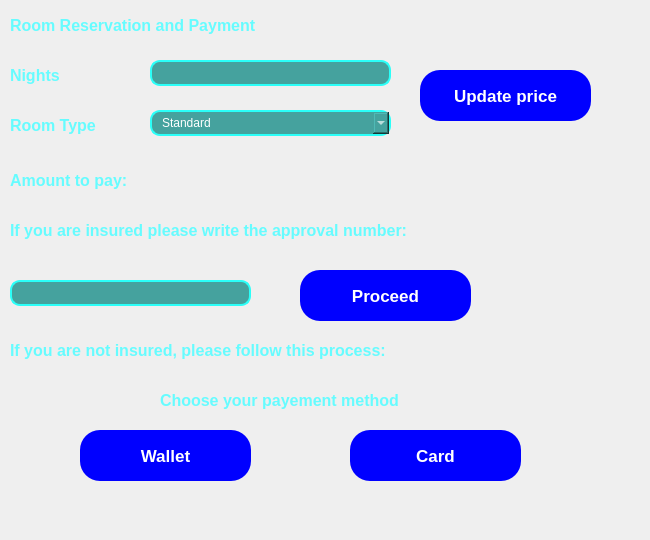
    <widget class="QWidget" name="RoomPayment_6">
     <widget class="QLabel" name="label_389">
      <property name="geometry">
       <rect>
        <x>10</x>
        <y>10</y>
        <width>321</width>
        <height>31</height>
       </rect>
      </property>
      <property name="font">
       <font>
        <pointsize>12</pointsize>
        <bold>true</bold>
       </font>
      </property>
      <property name="styleSheet">
       <string notr="true">color: rgb(102, 252, 255);
</string>
      </property>
      <property name="text">
       <string>Room Reservation and Payment</string>
      </property>
     </widget>
     <widget class="QLabel" name="label_390">
      <property name="geometry">
       <rect>
        <x>10</x>
        <y>60</y>
        <width>71</width>
        <height>31</height>
       </rect>
      </property>
      <property name="font">
       <font>
        <pointsize>12</pointsize>
        <bold>true</bold>
       </font>
      </property>
      <property name="styleSheet">
       <string notr="true">color: rgb(102, 252, 255);
</string>
      </property>
      <property name="text">
       <string>Nights</string>
      </property>
     </widget>
     <widget class="QLabel" name="label_391">
      <property name="geometry">
       <rect>
        <x>10</x>
        <y>110</y>
        <width>151</width>
        <height>31</height>
       </rect>
      </property>
      <property name="font">
       <font>
        <pointsize>12</pointsize>
        <bold>true</bold>
       </font>
      </property>
      <property name="styleSheet">
       <string notr="true">color: rgb(102, 252, 255);
</string>
      </property>
      <property name="text">
       <string>Room Type</string>
      </property>
     </widget>
     <widget class="QLineEdit" name="nights">
      <property name="geometry">
       <rect>
        <x>150</x>
        <y>60</y>
        <width>241</width>
        <height>26</height>
       </rect>
      </property>
      <property name="styleSheet">
       <string notr="true">QLineEdit
{
color: rgb(255, 255, 255);
border: 2px solid;
border-color: rgb(42, 255, 248);
background-color: rgb(69, 162, 158);
border-radius: 10px;
padding-left: 10px;
font: 11pt &quot;Segoe UI&quot;;
}</string>
      </property>
     </widget>
     <widget class="QComboBox" name="rType">
      <property name="geometry">
       <rect>
        <x>150</x>
        <y>110</y>
        <width>241</width>
        <height>26</height>
       </rect>
      </property>
      <property name="styleSheet">
       <string notr="true">

color: rgb(255, 255, 255);
border: 2px solid;
border-color: rgb(42, 255, 248);
background-color: rgb(69, 162, 158);
border-radius: 10px;
padding-left: 10px;
font: 11pt &quot;Segoe UI&quot;;

</string>
      </property>
      <item>
       <property name="text">
        <string>Standard</string>
       </property>
      </item>
      <item>
       <property name="text">
        <string>Suite</string>
       </property>
      </item>
      <item>
       <property name="text">
        <string>VIP</string>
       </property>
      </item>
     </widget>
     <widget class="QLabel" name="label_392">
      <property name="geometry">
       <rect>
        <x>10</x>
        <y>210</y>
        <width>511</width>
        <height>41</height>
       </rect>
      </property>
      <property name="font">
       <font>
        <pointsize>12</pointsize>
        <bold>true</bold>
       </font>
      </property>
      <property name="styleSheet">
       <string notr="true">color: rgb(102, 252, 255);</string>
      </property>
      <property name="text">
       <string>If you are insured please write the approval number:</string>
      </property>
     </widget>
     <widget class="QPushButton" name="rPaymentProceed">
      <property name="geometry">
       <rect>
        <x>300</x>
        <y>270</y>
        <width>171</width>
        <height>51</height>
       </rect>
      </property>
      <property name="font">
       <font>
        <pointsize>13</pointsize>
        <italic>false</italic>
        <bold>true</bold>
       </font>
      </property>
      <property name="styleSheet">
       <string notr="true">QPushButton
{
color: rgb(255, 255, 255);
background-color: rgb(0, 0, 255);
font: 700 13pt &quot;Segoe UI&quot;;
border-radius: 20px;
}</string>
      </property>
      <property name="text">
       <string>Proceed</string>
      </property>
     </widget>
     <widget class="QLabel" name="label_451">
      <property name="geometry">
       <rect>
        <x>10</x>
        <y>330</y>
        <width>511</width>
        <height>41</height>
       </rect>
      </property>
      <property name="font">
       <font>
        <pointsize>12</pointsize>
        <bold>true</bold>
       </font>
      </property>
      <property name="styleSheet">
       <string notr="true">color: rgb(102, 252, 255);</string>
      </property>
      <property name="text">
       <string>If you are not insured, please follow this process:</string>
      </property>
     </widget>
     <widget class="QLabel" name="label_452">
      <property name="geometry">
       <rect>
        <x>160</x>
        <y>380</y>
        <width>301</width>
        <height>41</height>
       </rect>
      </property>
      <property name="font">
       <font>
        <pointsize>12</pointsize>
        <bold>true</bold>
       </font>
      </property>
      <property name="styleSheet">
       <string notr="true">color: rgb(102, 252, 255);</string>
      </property>
      <property name="text">
       <string>Choose your payement method</string>
      </property>
     </widget>
     <widget class="QPushButton" name="pushButton_210">
      <property name="geometry">
       <rect>
        <x>80</x>
        <y>430</y>
        <width>171</width>
        <height>51</height>
       </rect>
      </property>
      <property name="font">
       <font>
        <pointsize>13</pointsize>
        <italic>false</italic>
        <bold>true</bold>
       </font>
      </property>
      <property name="styleSheet">
       <string notr="true">QPushButton
{
color: rgb(255, 255, 255);
background-color: rgb(0, 0, 255);
font: 700 13pt &quot;Segoe UI&quot;;
border-radius: 20px;
}</string>
      </property>
      <property name="text">
       <string>Wallet</string>
      </property>
     </widget>
     <widget class="QPushButton" name="pushButton_261">
      <property name="geometry">
       <rect>
        <x>350</x>
        <y>430</y>
        <width>171</width>
        <height>51</height>
       </rect>
      </property>
      <property name="font">
       <font>
        <pointsize>13</pointsize>
        <italic>false</italic>
        <bold>true</bold>
       </font>
      </property>
      <property name="styleSheet">
       <string notr="true">QPushButton
{
color: rgb(255, 255, 255);
background-color: rgb(0, 0, 255);
font: 700 13pt &quot;Segoe UI&quot;;
border-radius: 20px;
}</string>
      </property>
      <property name="text">
       <string>Card</string>
      </property>
     </widget>
     <widget class="QLineEdit" name="lineEdit_148">
      <property name="geometry">
       <rect>
        <x>10</x>
        <y>280</y>
        <width>241</width>
        <height>26</height>
       </rect>
      </property>
      <property name="styleSheet">
       <string notr="true">QLineEdit
{
color: rgb(255, 255, 255);
border: 2px solid;
border-color: rgb(42, 255, 248);
background-color: rgb(69, 162, 158);
border-radius: 10px;
padding-left: 10px;
font: 11pt &quot;Segoe UI&quot;;
}</string>
      </property>
     </widget>
     <widget class="QLabel" name="rPayment">
      <property name="geometry">
       <rect>
        <x>180</x>
        <y>160</y>
        <width>91</width>
        <height>41</height>
       </rect>
      </property>
      <property name="font">
       <font>
        <pointsize>12</pointsize>
        <bold>true</bold>
       </font>
      </property>
      <property name="styleSheet">
       <string notr="true">color: rgb(102, 252, 255);</string>
      </property>
      <property name="text">
       <string/>
      </property>
     </widget>
     <widget class="QLabel" name="prcdErr">
      <property name="geometry">
       <rect>
        <x>490</x>
        <y>270</y>
        <width>151</width>
        <height>41</height>
       </rect>
      </property>
      <property name="font">
       <font>
        <pointsize>7</pointsize>
        <bold>true</bold>
       </font>
      </property>
      <property name="styleSheet">
       <string notr="true">color: rgb(102, 252, 255);</string>
      </property>
      <property name="text">
       <string/>
      </property>
     </widget>
     <widget class="QPushButton" name="updatePrice">
      <property name="geometry">
       <rect>
        <x>420</x>
        <y>70</y>
        <width>171</width>
        <height>51</height>
       </rect>
      </property>
      <property name="font">
       <font>
        <pointsize>13</pointsize>
        <italic>false</italic>
        <bold>true</bold>
       </font>
      </property>
      <property name="styleSheet">
       <string notr="true">QPushButton
{
color: rgb(255, 255, 255);
background-color: rgb(0, 0, 255);
font: 700 13pt &quot;Segoe UI&quot;;
border-radius: 20px;
}</string>
      </property>
      <property name="text">
       <string>Update price</string>
      </property>
     </widget>
     <widget class="QLabel" name="prcdErr_2">
      <property name="geometry">
       <rect>
        <x>170</x>
        <y>490</y>
        <width>271</width>
        <height>41</height>
       </rect>
      </property>
      <property name="font">
       <font>
        <pointsize>9</pointsize>
        <bold>true</bold>
       </font>
      </property>
      <property name="styleSheet">
       <string notr="true">color: rgb(102, 252, 255);</string>
      </property>
      <property name="text">
       <string/>
      </property>
     </widget>
     <widget class="QLabel" name="rPayment_2">
      <property name="geometry">
       <rect>
        <x>10</x>
        <y>160</y>
        <width>151</width>
        <height>41</height>
       </rect>
      </property>
      <property name="font">
       <font>
        <pointsize>12</pointsize>
        <bold>true</bold>
       </font>
      </property>
      <property name="styleSheet">
       <string notr="true">color: rgb(102, 252, 255);</string>
      </property>
      <property name="text">
       <string>Amount to pay: </string>
      </property>
     </widget>
    </widget>
